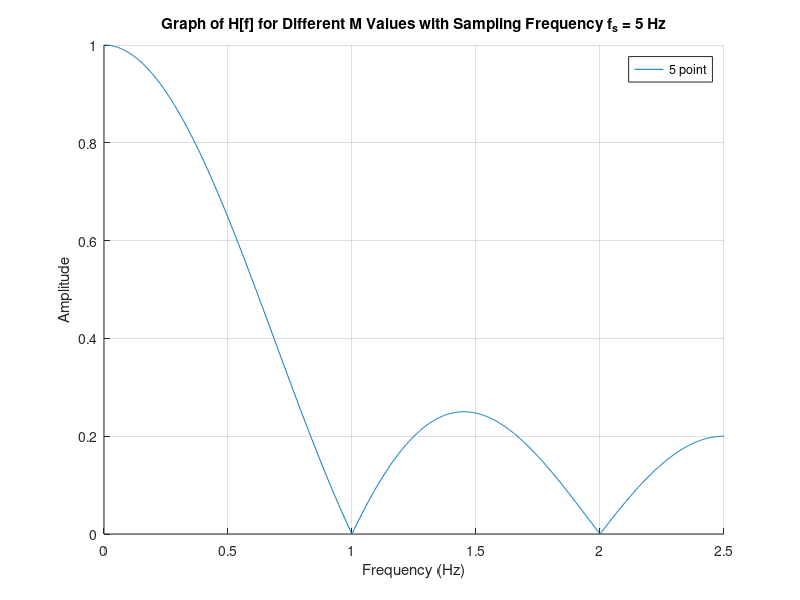

This chart was generated by the following MATLAB code:
clear;
clc;
f_s = input('Enter the sampling frequency (Hz): ');
M_values = input('Enter the M values as a vector [e.g., [2, 5, 10]]: '); 

f_norm = linspace(0, 0.5, 1000);
f = f_norm * f_s;


figure;
hold on;

for M = M_values

    H_f = sin(pi * f_norm * M) ./ (M * sin(pi * f_norm)); 
    H_f(f_norm == 0) = 1; 
    plot(f, abs(H_f), 'DisplayName', [num2str(M), ' point']);
end


grid on;
xlabel('Frequency (Hz)'); 
ylabel('Amplitude');
title(['Graph of H[f] for Different M Values with Sampling Frequency f_s = ', num2str(f_s), ' Hz']);
legend('show');
hold off;
